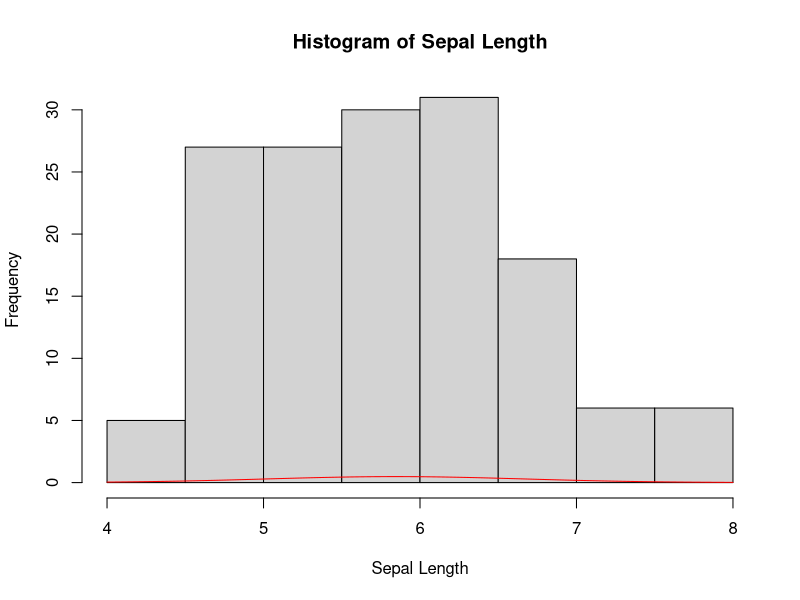

Recreate this plot in R.

data(iris)


sepal_length <- iris$Sepal.Length


sample_mean <- mean(sepal_length)
sample_sd <- sd(sepal_length)


normal_dist <- function(x, mu, sd) {
  (1/(sd * sqrt(2*pi))) * exp(-((x-mu)^2)/(2*sd^2))
}

hist(sepal_length, main = "Histogram of Sepal Length", xlab = "Sepal Length")


curve(normal_dist(x, sample_mean, sample_sd), col = "red", add = TRUE)


pnorm(5.5, mean = sample_mean, sd = sample_sd)


log_likelihood <- function(mu, sd) {
  -sum(dnorm(sepal_length, mean = mu, sd = sample_sd, log = TRUE))
}


mle <- optimize(log_likelihood, interval = c(0,10), maximum = TRUE)
mu_mle <- mle$maximum
sd_mle <- mu_mle/mle$objective


cat("Maximum Likelihood Estimates:\n")
cat("mu = ", mu_mle, "\n")
cat("sd = ", sd_mle, "\n")
